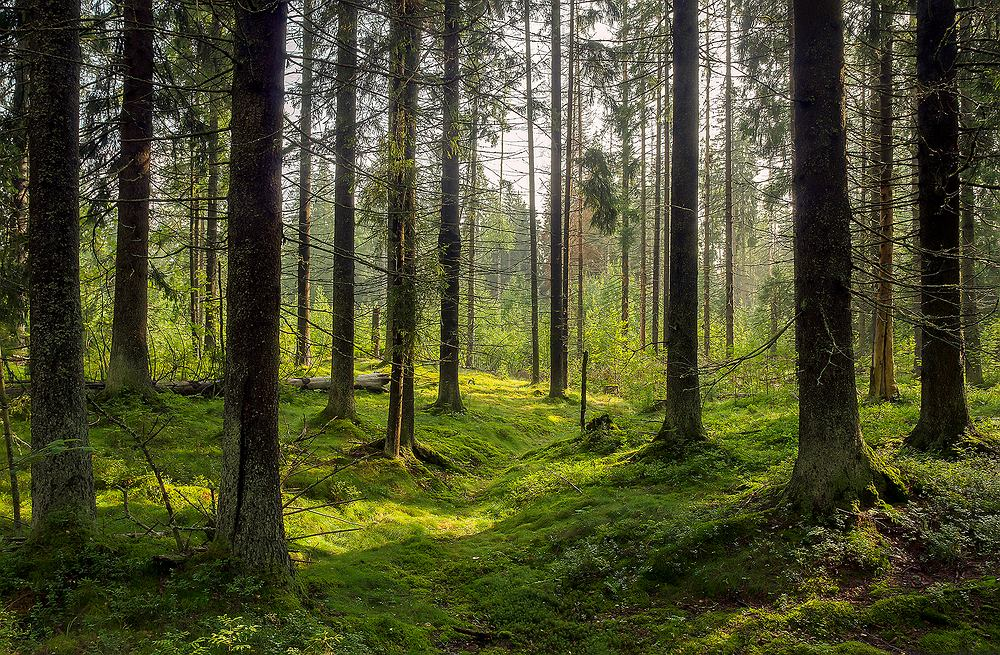
#> input picture LAB_8/PATCHWORK/las.png, 1000 x 655 px
$ python patchwork.py
#> lines starting #> are read from the running program, lines starting #| are printed output that depends on the picture
#> in detect_patchwork, `img = Image.open(image_path).convert('YCbCr')`: img: PIL image 1000x655 YCbCr; mean of channels 0, 1, 2 74.7, 111.9, 129.2
#> in detect_patchwork, `y, _, _ = img.split()`:
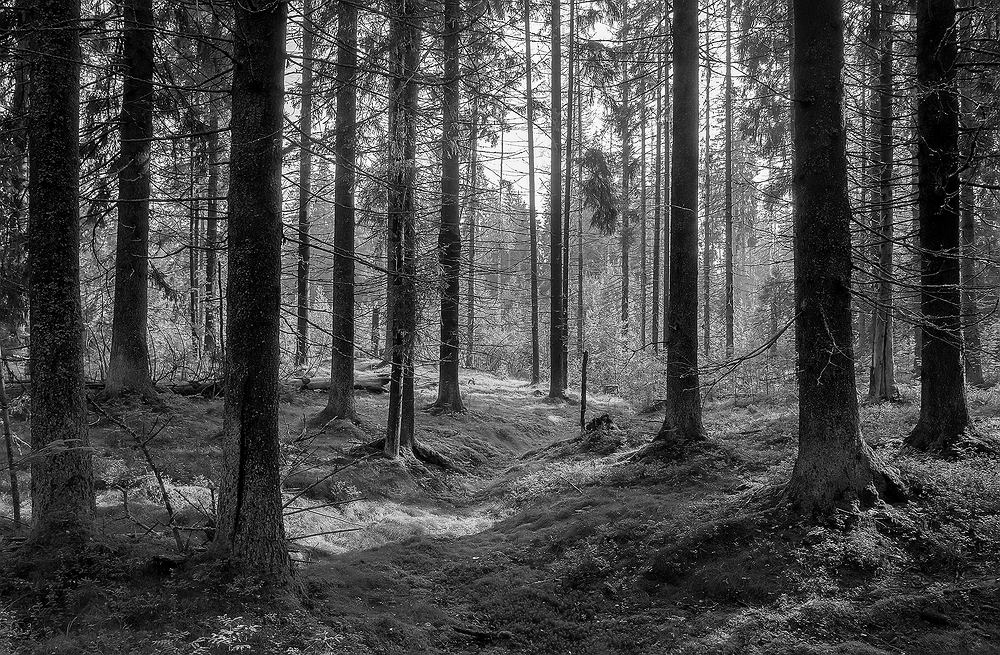
#> y: PIL image 1000x655 L; min 0, max 255, mean 74.7
import numpy as np
from PIL import Image

def generate_pairs(seed, n_pairs, width, height):
#> called with seed = 12345, n_pairs = 10000, width = 1000, height = 655
    np.random.seed(seed)
    pairs = []
    for _ in range(n_pairs):
        a = (np.random.randint(0, width), np.random.randint(0, height))
        b = (np.random.randint(0, width), np.random.randint(0, height))
        pairs.append((a, b))
#> the loop in detect_patchwork, `for a, b in pairs:` made 10000 passes
#> S on passes 1 to 3: 77, 134, -21
#> after the loop in detect_patchwork, `for a, b in pairs:`: S = -15102
#| Suma roznic (S) = -15102
    return pairs

def embed_patchwork(image_path, output_path, seed, n_pairs, d):
#> called with image_path = 'las.png', output_path = 'las_watermarked.png', seed = 12345, n_pairs = 10000, d = 3
    img = Image.open(image_path).convert('YCbCr')
    #y luminacja (jasnosc), cb i cr to chrominacja (kolor)
    y, cb, cr = img.split()
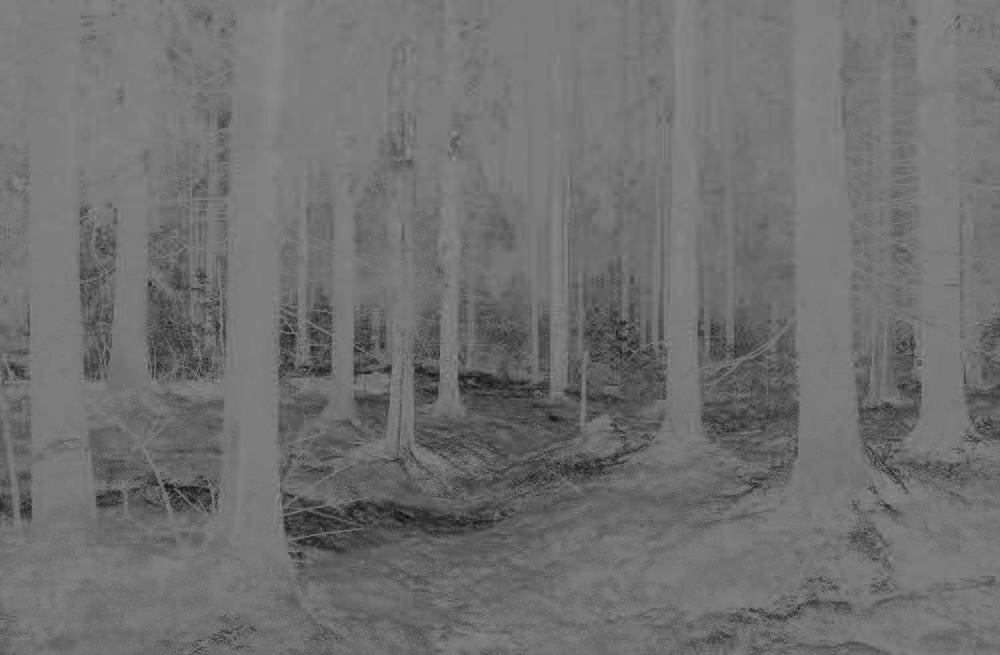
#> cb: PIL image 1000x655 L; min 18, max 143, mean 111.9
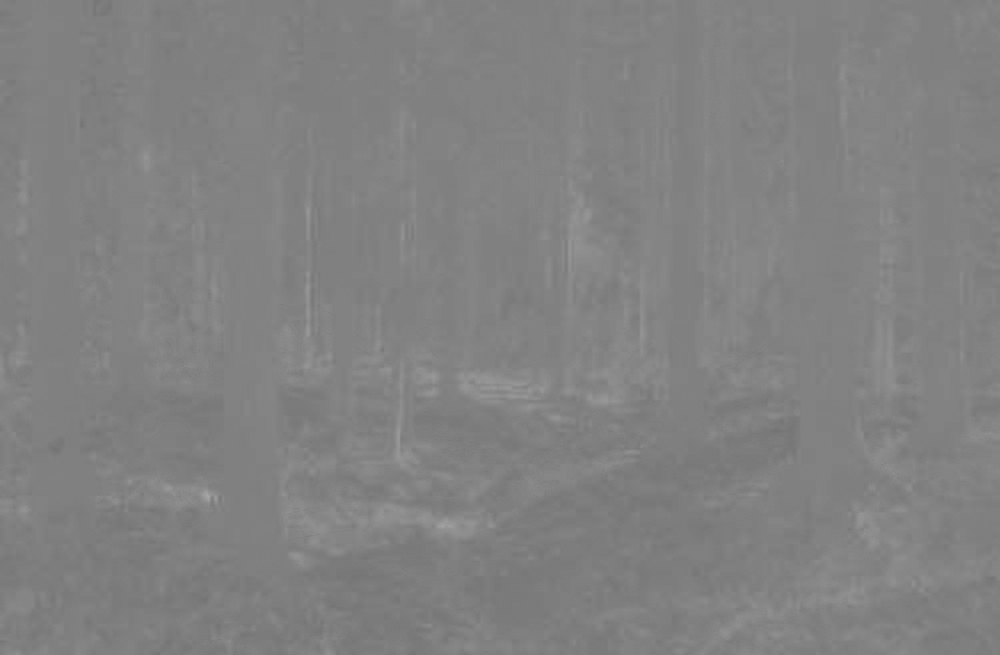
#> cr: PIL image 1000x655 L; min 114, max 167, mean 129.2

    #modyfikujemy jedynie jasnosc pikseli (y)
    pixels_y = np.array(y, dtype=np.int32)
    width, height = img.size
#> width = 1000; height = 655

    pairs = generate_pairs(seed, n_pairs, width, height)

    for a, b in pairs:
        xa, ya = a
        xb, yb = b
        pixels_y[ya, xa] = min(255, pixels_y[ya, xa] + d)
        pixels_y[yb, xb] = max(0, pixels_y[yb, xb] - d)
#> pixels_y: shape (655, 1000) int32; min 0, max 255, mean 74.7

    new_y = Image.fromarray(pixels_y.astype(np.uint8))
    stego_img = Image.merge('YCbCr', (new_y, cb, cr)).convert('RGB')
#> in detect_patchwork (call 2), `img = Image.open(image_path).convert('YCbCr')`: img: PIL image 1000x655 YCbCr; mean of channels 0, 1, 2 73.8, 111.6, 128.8
    stego_img.save(output_path)

def detect_patchwork(image_path, seed, n_pairs, threshold):
    img = Image.open(image_path).convert('YCbCr')

    y, _, _ = img.split()

    pixels_y = np.array(y, dtype=np.int32)
    width, height = img.size

    pairs = generate_pairs(seed, n_pairs, width, height)
#| Suma roznic (S) = 42317
#| Suma roznic (S) = 1859

    #suma różnic jasności S spodziewana 2*N_PAIRS*D=60000
    S = 0
    for a, b in pairs:
        xa, ya = a
        xb, yb = b
        S += (pixels_y[ya, xa] - pixels_y[yb, xb])

    print(f"Suma roznic (S) = {S}")

    if S > threshold:
        print("--> Wykryto znak wodny!")
        return True
    else:
        print("--> Nie wykryto znaku wodnego.")
        return False


def generate_difference_map(original_path, watermarked_path, diff_map_path, gain=10):
#> called with original_path = 'las.png', watermarked_path = 'las_watermarked.png', diff_map_path = 'las_diff.png', gain = 10
    img_orig = Image.open(original_path).convert('L')
    img_stego = Image.open(watermarked_path).convert('L')

    arr_orig = np.array(img_orig, dtype=np.int32)
    arr_stego = np.array(img_stego, dtype=np.int32)


    diff = arr_stego - arr_orig
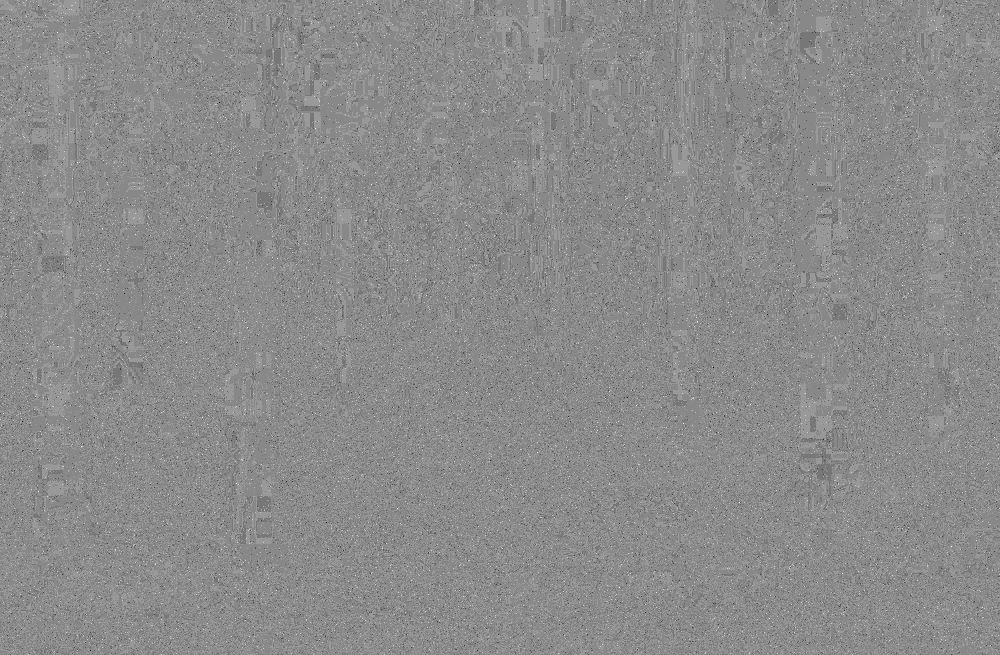
#> diff: shape (655, 1000) int32; min -9, max 6, mean -0.835; drawn with min black and max white
    visual_diff = 128 + (diff * gain)

    visual_diff = np.clip(visual_diff, 0, 255).astype(np.uint8)
    Image.fromarray(visual_diff).save(diff_map_path)
    print(f"Mapa różnic zapisana jako: {diff_map_path}")

if __name__ == "__main__":
    print("=== Znak Wodny Patchwork ===")

    PLIK_WEJSCIOWY = "las.png"
    PLIK_WYJSCIOWY = "las_watermarked.png"

    # Parametry algorytmu
    SEED = 12345
    N_PAIRS = 10000
    D = 3

    THRESHOLD = N_PAIRS * D

    print("\n--- Test oryginalnego obrazu (przed dodaniem znaku) ---")
    detect_patchwork(PLIK_WEJSCIOWY, SEED, N_PAIRS, THRESHOLD)

    print("\n--- Osadzanie znaku wodnego ---")
    embed_patchwork(PLIK_WEJSCIOWY, PLIK_WYJSCIOWY, SEED, N_PAIRS, D)

    print("\n--- Test obrazu ze znakiem wodnym (poprawny klucz) ---")
    detect_patchwork(PLIK_WYJSCIOWY, SEED, N_PAIRS, THRESHOLD)

    print("\n--- Test obrazu ze znakiem wodnym (falszywy klucz) ---")
    detect_patchwork(PLIK_WYJSCIOWY, 99999, N_PAIRS, THRESHOLD)

    generate_difference_map(PLIK_WEJSCIOWY, PLIK_WYJSCIOWY, "las_diff.png")
